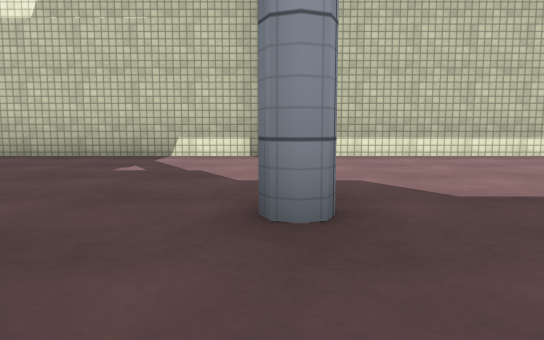
[1] (above)

18 first-person views from a walk through a scene from a Unity 3-D project. The camera is 0.44 m above the floor, tilts 6° down and sees 70° across. Doors are open. The floor is counted in squares, 1 m on a side. Each view is taken from the middle of a square. On the plan, view 1 faces up. The plan holds only what a view shows up to about 9 squares ahead; the rest is blank. The place goes on beyond the plan. The player is left out. Surface patterns are stand-ins for the level's own textures.

[2]
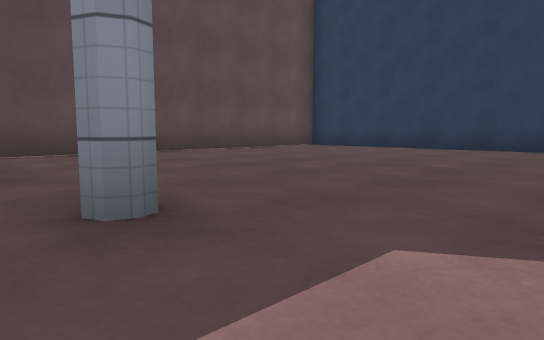

[3]
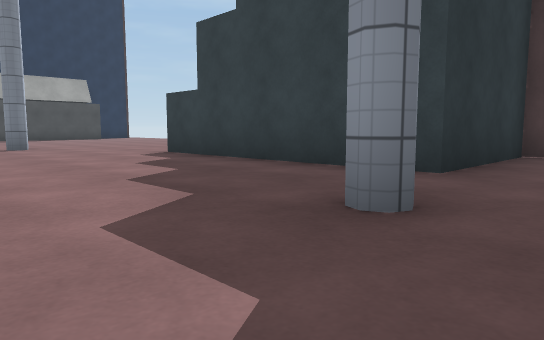

[4]
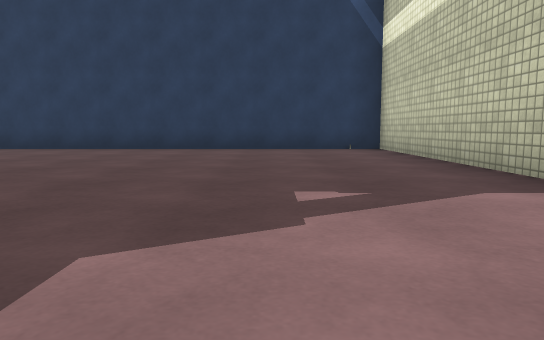

[5]
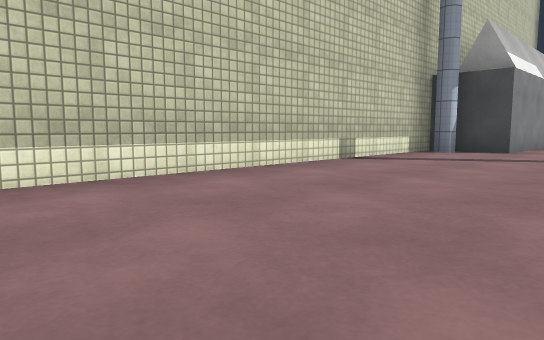

[6]
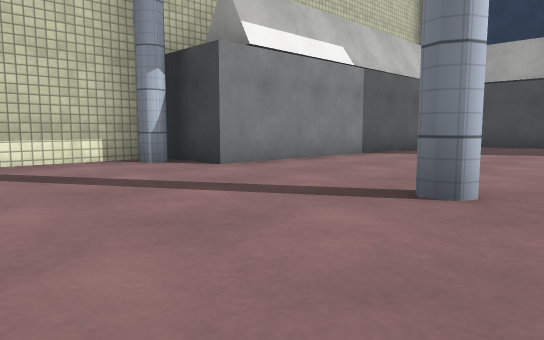

[7]
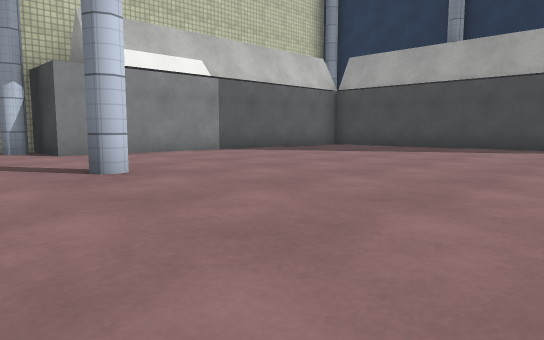

[8]
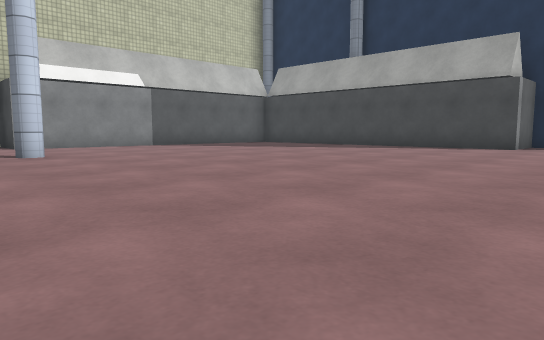

[9]
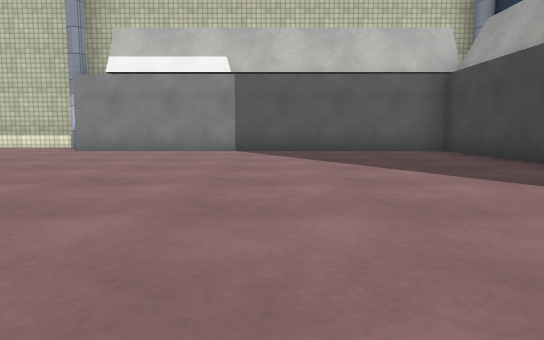

[10]
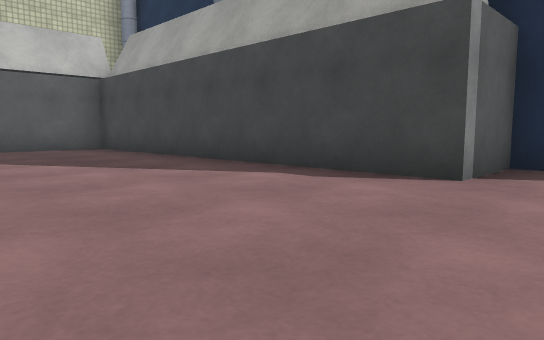

[11]
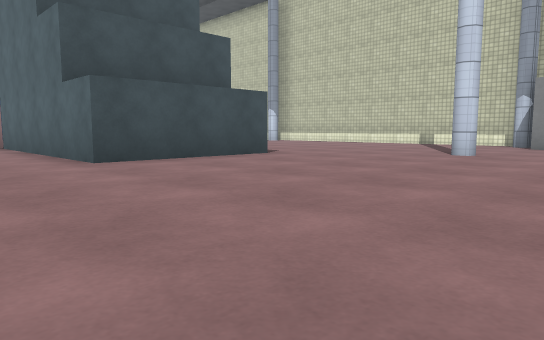

[12]
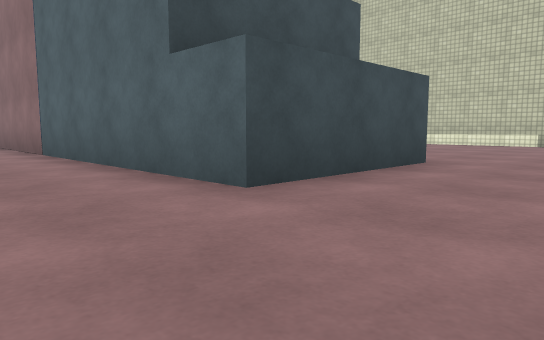

[13]
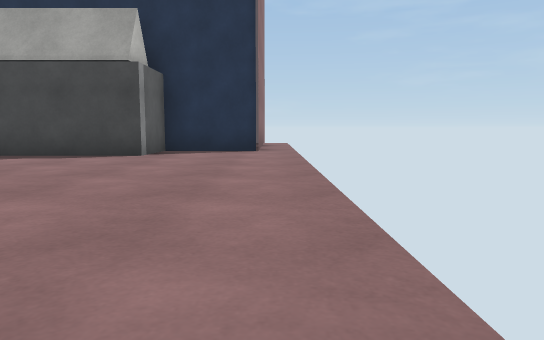

[14]
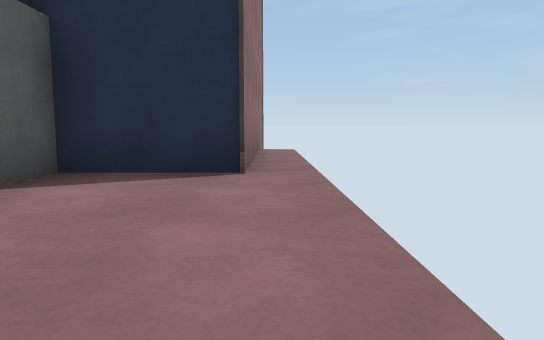

[15]
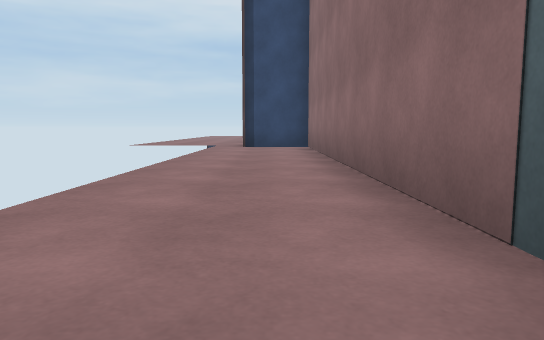

[16]
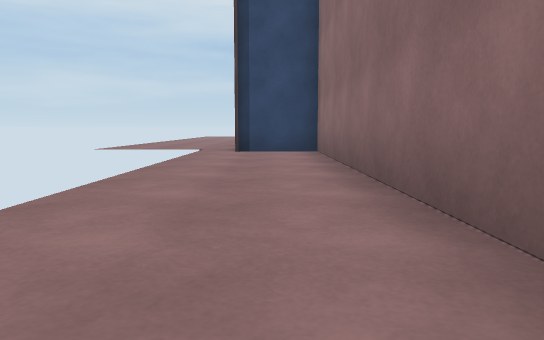

[17]
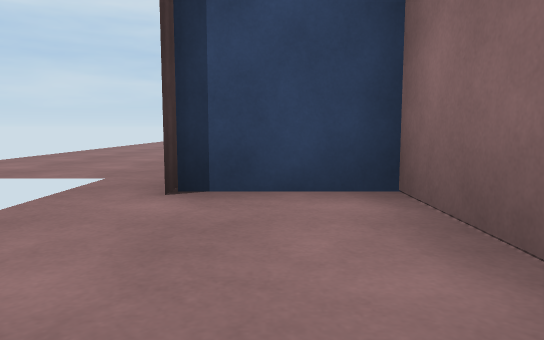

[18]
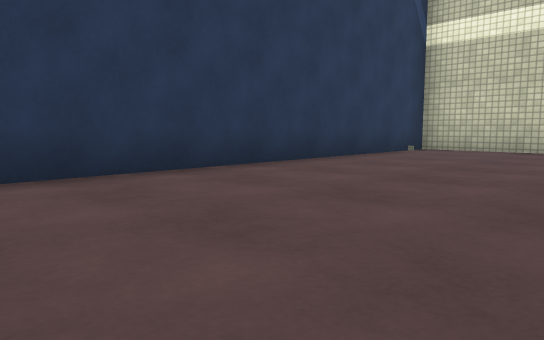

### Floor plan
Points are (right, up) in squares from view 1. A wall is a line through its corners. A room is listed if a view was taken in it or the views show most of it. See-through windows are left out.
Room 1 (views 1, 2, 3, 4, 5, 6, 7, 8, 9, 10, 11, 12, 13, 14, 15, 16, 17, 18)
walls: (-4.8, -3.1) (0.5, -3.1) (0.5, 0.1) (5.8, 0.1) (5.8, -3.1) (-7.7, -3.1) (-7.7, -4.8); (-0.1, 6.4) (-7.7, 6.4) (-7.7, -2.1); (23, -4.7) (17.9, -4.7) (17.9, -2.8) (16.5, -2.8) (16.5, 4.9) (9, 4.9) (9, 6.4) (1, 6.4)
ways out: open door at (-8, 0); open door at (1, 0)

Where each view was taken, in squares from view 1:
view 1: 0 up, 0 right, facing up
view 2: 4 up, 1 right, facing down-left
view 3: 4 up, 1 left, facing down-right
view 4: 4 up, 1 right, facing left
view 5: 3 up, 1 right, facing up-right
view 6: 1 up, 6 right, facing up-right
view 7: 2 down, 7 right, facing up-right
view 8: 5 down, 7 right, facing up-right
view 9: 3 down, 13 right, facing up
view 10: 4 down, 13 right, facing up-right
view 11: 5 down, 11 right, facing up-left
view 12: 5 down, 8 right, facing up-left
view 13: 5 down, 10 right, facing right
view 14: 5 down, 14 right, facing right
view 15: 4 down, 2 right, facing left
view 16: 4 down, 0 right, facing left
view 17: 4 down, 5 left, facing left
view 18: 2 down, 4 left, facing up-left
